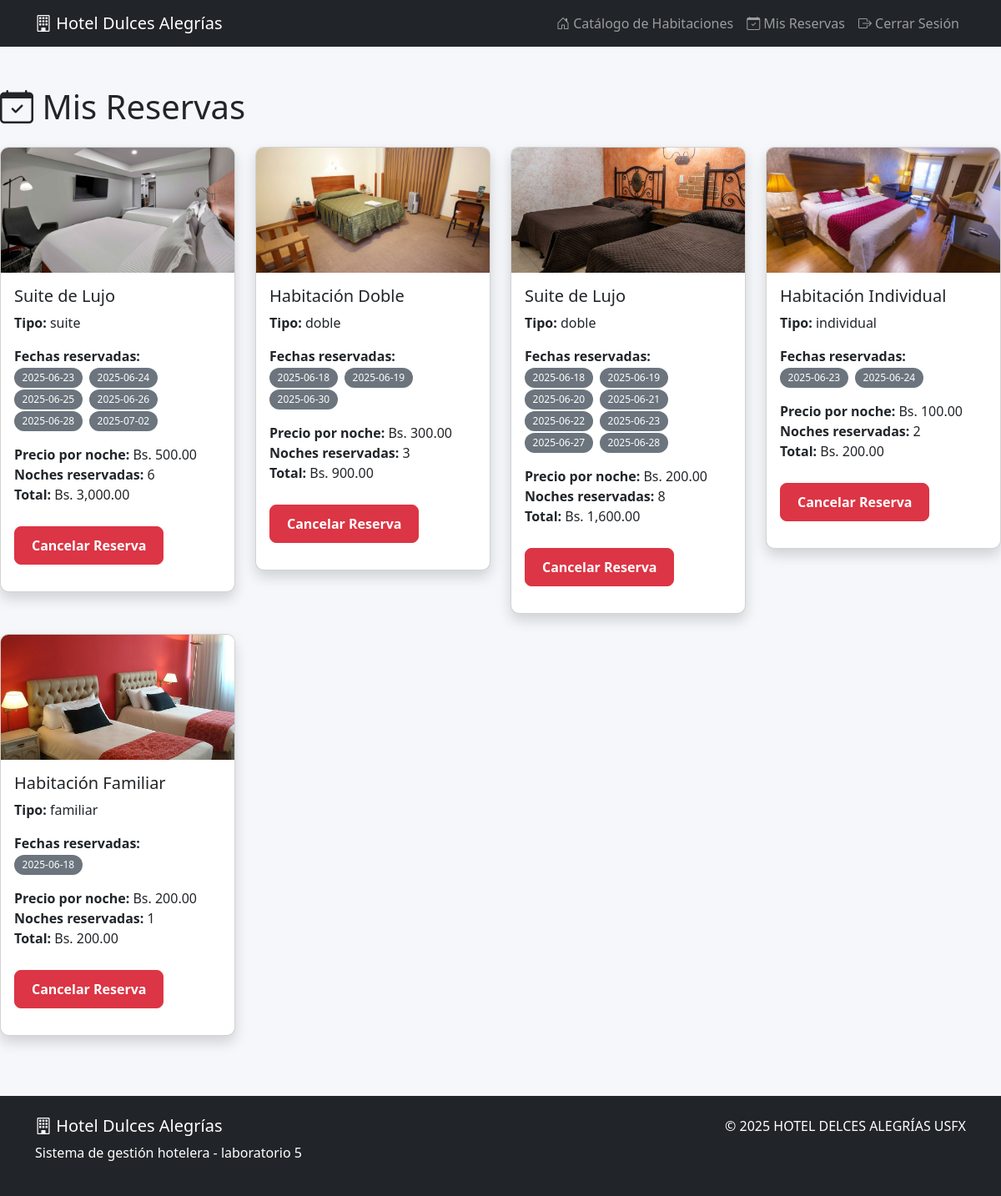
/user/reservations.php (signed in), run on the app's committed database.
### tables this page shows
CREATE TABLE `reservations` (
  `id` int(11) NOT NULL,
  `user_id` int(11) NOT NULL,
  `room_id` int(11) NOT NULL,
  `date` date NOT NULL,
  `status` enum('confirmed','cancelled') DEFAULT 'confirmed',
  `created_at` timestamp NOT NULL DEFAULT current_timestamp()
);

CREATE TABLE `rooms` (
  `id` int(11) NOT NULL,
  `name` varchar(100) NOT NULL,
  `type` varchar(50) NOT NULL,
  `description` text NOT NULL,
  `price` decimal(10,2) NOT NULL,
  `images` text DEFAULT NULL
);

### user/reservations.php (the view, shortened to what this page needs)
<?php
require_once '../includes/db.php';
$limit = 1000;
$offset = 0;
$stmt = $pdo->prepare("
    SELECT
        r.id AS reservation_id, r.date, r.status,
        rm.name AS room_name, rm.type AS room_type, rm.price AS room_price, rm.images AS room_images
    FROM reservations r
    JOIN rooms rm ON r.room_id = rm.id
    WHERE r.user_id = ? AND r.status = 'confirmed'
    ORDER BY r.date DESC
    LIMIT ? OFFSET ?
");
$stmt->execute([$_SESSION['user_id'], $limit, $offset]);
$reservations = $stmt->fetchAll();
?>
<?php include '../includes/header.php'; ?>
<h1 class="mb-4"><i class="bi bi-calendar-check"></i> Mis Reservas</h1>
<?php if (empty($reservations)): ?>
    <div class="alert alert-info">
        No tienes reservas activas.
    </div>
<?php else: ?>
    <div class="row">
    <?php
    $roomsGrouped = [];
    foreach ($reservations as $res) {
        $roomId = $res['room_name'].'-'.$res['room_type'];
        if (!isset($roomsGrouped[$roomId])) {
            $roomsGrouped[$roomId] = [
                'room_name' => $res['room_name'],
                'room_type' => $res['room_type'],
                'room_price' => $res['room_price'],
                'room_images' => $res['room_images'],
                'dates' => [],
                'reservation_id' => $res['reservation_id'],
                'status' => $res['status']
            ];
        }
        $roomsGrouped[$roomId]['dates'][] = $res['date'];
    }
    ?>
    <?php foreach ($roomsGrouped as $room):
        $images = explode(',', $room['room_images']);
        $firstImage = trim($images[0]) ?: 'default.jpg';
        sort($room['dates']);
        $totalNights = count($room['dates']);
        $totalPrice = $totalNights * $room['room_price'];
    ?>
        <div class="col-md-3 mb-4">
            <div class="card shadow">
                <img src="../assets/img/<?= htmlspecialchars($firstImage) ?>" class="card-img-top" alt="Imagen habitación <?= htmlspecialchars($room['room_name']) ?>" style="height: 150px; object-fit: cover;">
                <div class="card-body">
                    <h5 class="card-title"><?= htmlspecialchars($room['room_name']) ?></h5>
                    <p><strong>Tipo:</strong> <?= htmlspecialchars($room['room_type']) ?></p>
                    <p><strong>Fechas reservadas:</strong><br>
                        <?php foreach ($room['dates'] as $date): ?>
                            <span class="badge bg-secondary me-1"><?= htmlspecialchars($date) ?></span>
                        <?php endforeach; ?>
                    </p>
                    <p><strong>Precio por noche:</strong> Bs. <?= number_format($room['room_price'], 2) ?><br>
                       <strong>Noches reservadas:</strong> <?= $totalNights ?><br>
                       <strong>Total:</strong> Bs. <?= number_format($totalPrice, 2) ?>
                    </p>
                    <p>
                        <button class="btn btn-danger cancel-reservation" data-id="<?= $room['reservation_id'] ?>" data-dates='<?= json_encode($room['dates']) ?>'>Cancelar Reserva</button>
                    </p>
                </div>
            </div>
        </div>
    <?php endforeach; ?>
    </div>
<?php endif; ?>
<?php include '../includes/footer.php'; ?>

### assets/css/style.css (style rules this page uses)
:root { --primary: #0d6efd; --secondary: #6c757d; --success: #198754; --info: #0dcaf0; --warning: #ffc107; --danger: #dc3545; --light: #f8f9fa; --dark: #212529; }
body { background-color: #f5f7fa; min-height: 100vh; display: flex; flex-direction: column; }
.card { border-radius: 10px; overflow: hidden; transition: transform 0.3s, box-shadow 0.3s; }
.btn { border-radius: 8px; padding: 10px 20px; font-weight: 600; transition: all 0.3s; }
.btn-danger { background-color: var(--danger); border-color: var(--danger); }
.badge { font-weight: 500; padding: 0.5em 0.8em; border-radius: 20px; }
.btn-danger.cancel-reservation { margin-top: 10px; }

### data on the page
reservations: shows a picture, room.name "Suite de Lujo", room.type "suite", date "2025-06-23", date "2025-06-24", date "2025-06-25", date "2025-06-26", date "2025-06-28", date "2025-07-02", room.price "500.00", totalNights "6", room.price "3,000.00"
reservations: shows a picture, room.name "Habitación Doble", room.type "doble", date "2025-06-18", date "2025-06-19", date "2025-06-30", room.price "300.00", totalNights "3", room.price "900.00"
reservations: shows a picture, room.name "Suite de Lujo", room.type "doble", date "2025-06-18", date "2025-06-19", date "2025-06-20", date "2025-06-21", date "2025-06-22", date "2025-06-23", date "2025-06-27", date "2025-06-28", room.price "200.00", totalNights "8", room.price "1,600.00"
reservations: shows a picture, room.name "Habitación Individual", room.type "individual", date "2025-06-23", date "2025-06-24", room.price "100.00", totalNights "2", room.price "200.00"
reservations: shows a picture, room.name "Habitación Familiar", room.type "familiar", date "2025-06-18", room.price "200.00", totalNights "1"
